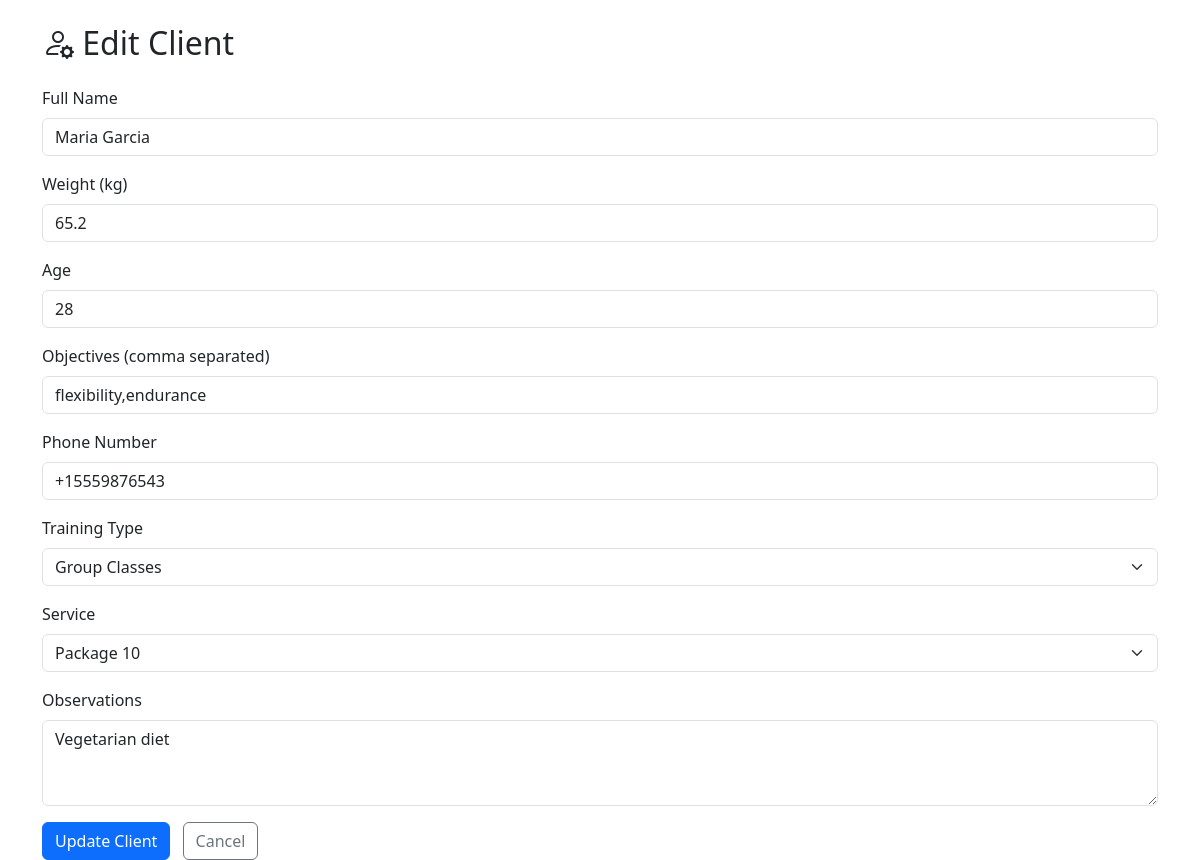
Page /clients/2/edit on the committed database.
### db/models.py (models this page shows)
class Client(Base):
    __tablename__ = "clients"
    id = Column(Integer, primary_key=True, index=True)
    name = Column(String, index=True)
    weight = Column(Float)
    age = Column(Integer)
    objectives = Column(String)
    phone_number = Column(String)
    training_type = Column(String)
    service = Column(String)
    observations = Column(String, nullable=True)
    is_active = Column(Boolean, default=True)

### api/endpoints/clients.py (the view)
@router.get("/{client_id}/edit", response_class=HTMLResponse)
async def edit_client_form(client_id: int, request: Request, db: Session = Depends(get_db)):
    service = ClientService(db)
    client = service.get_client(client_id)
    if not client:
        raise HTTPException(status_code=404, detail="Client not found")
    return templates.TemplateResponse("clients/new.html", {
        "request": request,
        "client": client,
        "is_edit": True
    })

### static/templates/clients/new.html (shortened to what this page needs)
<!DOCTYPE html>
<html>
<head>
    <link href="https://cdn.jsdelivr.net/npm/bootstrap@5.3.0/dist/css/bootstrap.min.css" rel="stylesheet">
    <link rel="stylesheet" href="https://cdn.jsdelivr.net/npm/bootstrap-icons@1.10.0/font/bootstrap-icons.css">
</head>
<body>
    <div class="container mt-4">
        <h2>
            <i class="bi bi-person-{{ 'gear' if is_edit else 'plus' }}"></i>
            {% if is_edit %}Edit Client{% else %}Add New Client{% endif %}
        </h2>
        <form action="{{ '/clients/' ~ client.id ~ '/edit' if is_edit else '/clients/' }}" method="POST" class="mt-4">
            <div class="mb-3">
                <label for="name" class="form-label">Full Name</label>
                <input type="text" class="form-control" id="name" name="name" required
                    value="{{ client.name if is_edit else '' }}">
            </div>
            <div class="mb-3">
                <label for="weight" class="form-label">Weight (kg)</label>
                <input type="number" step="0.1" class="form-control" id="weight" name="weight" required
                    value="{{ client.weight if is_edit else '' }}">
            </div>
            <div class="mb-3">
                <label for="age" class="form-label">Age</label>
                <input type="number" class="form-control" id="age" name="age" required
                    value="{{ client.age if is_edit else '' }}">
            </div>
            <div class="mb-3">
                <label for="objectives" class="form-label">Objectives (comma separated)</label>
                <input type="text" class="form-control" id="objectives" name="objectives" required
                    value="{{ client.objectives if is_edit else '' }}">
            </div>
            <div class="mb-3">
                <label for="phone_number" class="form-label">Phone Number</label>
                <input type="text" class="form-control" id="phone_number" name="phone_number" required
                    value="{{ client.phone_number if is_edit else '' }}">
            </div>
            <div class="mb-3">
                <label for="training_type" class="form-label">Training Type</label>
                <select class="form-select" id="training_type" name="training_type" required>
                    {% set options = ["personal_training", "group_classes", "online_coaching", "nutrition_plan",
                    "combined"] %}
                    {% for opt in options %}
                    <option value="{{ opt }}" {% if is_edit and client.training_type==opt %}selected{% endif %}>
                        {{ opt.replace("_", " ").title() }}
                    </option>
                    {% endfor %}
                </select>
            </div>
            <div class="mb-3">
                <label for="service" class="form-label">Service</label>
                <select class="form-select" id="service" name="service" required>
                    {% set services = ["monthly_subscription", "single_session", "package_10", "package_20", "premium"]
                    %}
                    {% for serv in services %}
                    <option value="{{ serv }}" {% if is_edit and client.service==serv %}selected{% endif %}>
                        {{ serv.replace("_", " ").title() }}
                    </option>
                    {% endfor %}
                </select>
            </div>
            <div class="mb-3">
                <label for="observations" class="form-label">Observations</label>
                <textarea class="form-control" id="observations" name="observations" rows="3">{{
                    client.observations if is_edit else '' }}</textarea>
            </div>
            <button type="submit" class="btn btn-primary">
                {% if is_edit %}Update Client{% else %}Save Client{% endif %}
            </button>
            <a href="/clients" class="btn btn-outline-secondary ms-2">Cancel</a>
        </form>
    </div>
</body>
</html>

### rows in the picture
Client: name "Maria Garcia", weight "65.2", age "28", objectives "flexibility,endurance", phone_number "+15559876543", training_type "Group Classes", service "Package 10", observations "Vegetarian diet"
